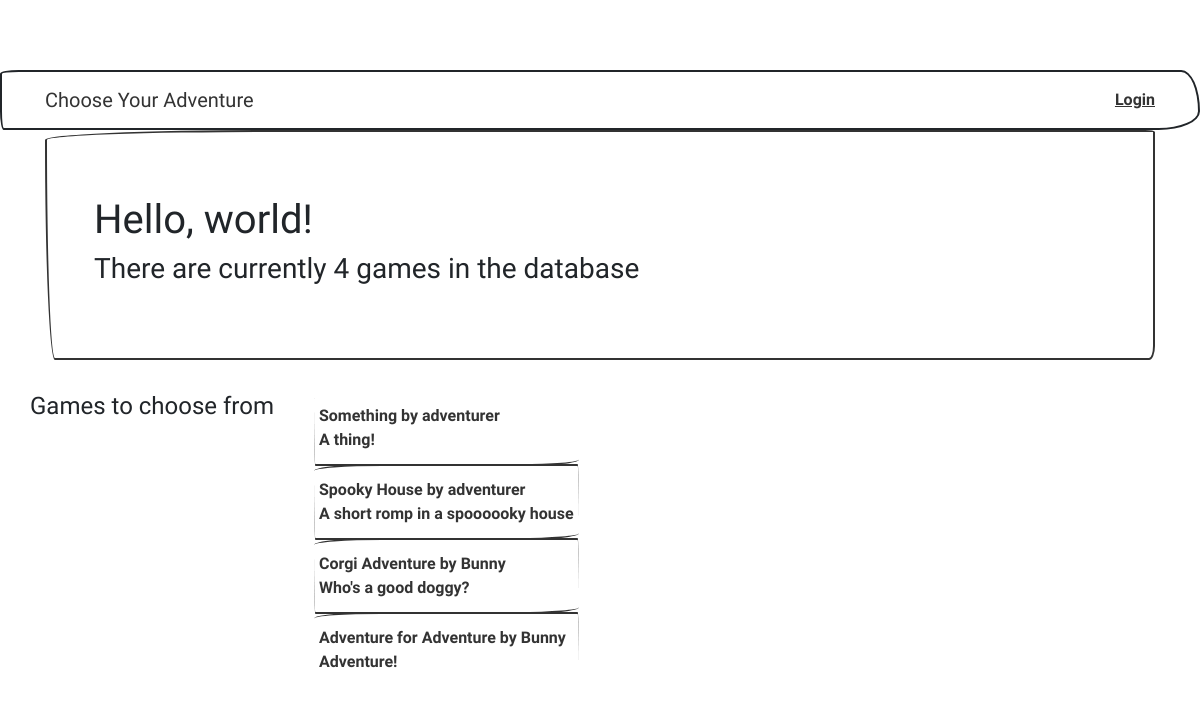
Before: / with the older database file.
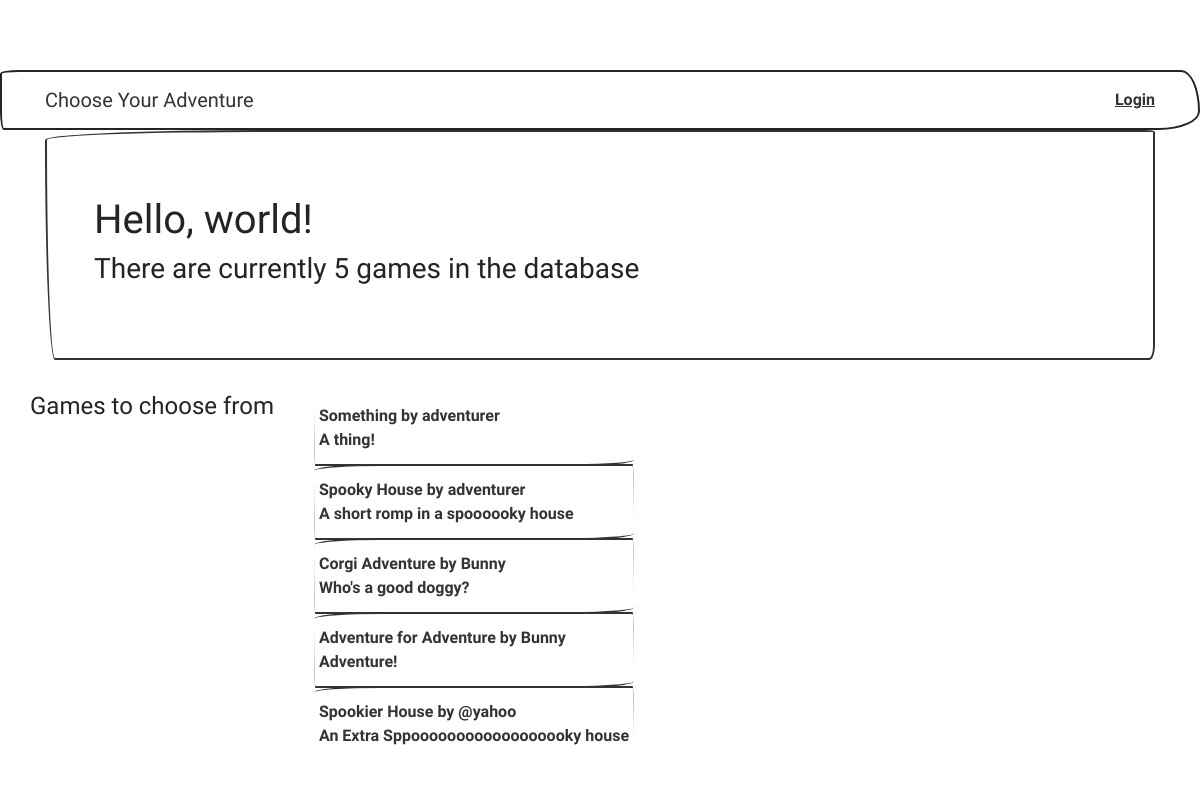
After: the same page with the newer database file.
### ChooseYourAdventure/models.py (models this page shows, shortened)
class Game(models.Model):
    title = models.CharField(max_length=100, help_text='Pick a snazzy title')
    creator = models.ForeignKey(User, related_name="creator", null=True, on_delete=models.SET_NULL)
    description = models.CharField(blank=True, max_length=250)
    code = models.TextField(null=True, help_text='Add your game code here')
    url = models.CharField(max_length=200, unique=True)
    date_created = models.DateTimeField(auto_now_add=True)
    date_modified = models.DateTimeField(auto_now=True)
    keywords = models.ManyToManyField(Keyword, verbose_name="list of keywords")
    objects = GamesQuerySet.as_manager()
    def get_absolute_url(self):
        return reverse('game_page', args=[self.url])

### ChooseYourAdventure/views.py (the view)
# urls.py: path('', welcome, name='welcome'),
def welcome(request):
    return render(request, "ChooseYourAdventure/welcome.html",
                  {'total_games': Game.objects.count(),
                   'games': Game.objects.all()})

### templates/ChooseYourAdventure/welcome.html (shortened to what this page needs)
{% extends 'base.html' %}
{% block content %}
    <div class="jumbotron">
    <div class="container">
        <h1>Hello, world!</h1>
        <h3>There are currently  {{ total_games }} games in the database</h3>
    </div>
    </div>
    <div class="row">
        <h4>Games to choose from</h4>
        <ul>
            {%  for game in games %}
                <a class="list-group-item" href="{{ game.get_absolute_url }}">
                    <div class="row">
                        {{ game.title }} by {{ game.creator }}
                    </div>
                    <div class="row">
                        {{ game.description }}
                    </div>
                </a>
            {% endfor %}
        </ul>
    </div>
{% endblock %}

Changed rows visible on the page:
added Game: title "Spookier House", creator "@yahoo", description "An Extra Sppoooooooooooooooooky house"
Other visible differences:
{{ total_games }}: "4" → "5"
